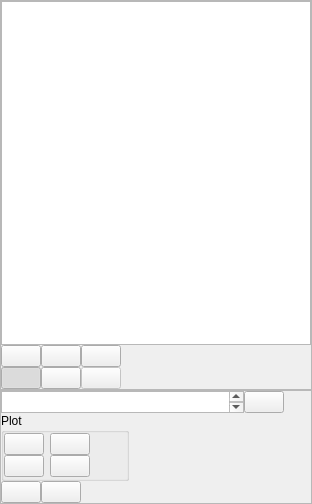
<?xml version="1.0" encoding="UTF-8"?>
<ui version="4.0">
 <class>Form</class>
 <widget class="QWidget" name="Form">
  <property name="geometry">
   <rect>
    <x>0</x>
    <y>0</y>
    <width>312</width>
    <height>504</height>
   </rect>
  </property>
  <property name="windowTitle">
   <string>Form</string>
  </property>
  <layout class="QVBoxLayout" name="verticalLayout_4">
   <property name="spacing">
    <number>0</number>
   </property>
   <property name="leftMargin">
    <number>0</number>
   </property>
   <property name="topMargin">
    <number>0</number>
   </property>
   <property name="rightMargin">
    <number>0</number>
   </property>
   <property name="bottomMargin">
    <number>0</number>
   </property>
   <item>
    <widget class="QScrollArea" name="scrollArea">
     <property name="widgetResizable">
      <bool>true</bool>
     </property>
     <widget class="QWidget" name="scrollAreaWidgetContents">
      <property name="geometry">
       <rect>
        <x>0</x>
        <y>0</y>
        <width>310</width>
        <height>502</height>
       </rect>
      </property>
      <layout class="QVBoxLayout" name="verticalLayout_2">
       <property name="spacing">
        <number>0</number>
       </property>
       <property name="leftMargin">
        <number>0</number>
       </property>
       <property name="topMargin">
        <number>0</number>
       </property>
       <property name="rightMargin">
        <number>0</number>
       </property>
       <property name="bottomMargin">
        <number>0</number>
       </property>
       <item>
        <layout class="QVBoxLayout" name="verticalLayout_3">
         <property name="spacing">
          <number>0</number>
         </property>
         <item>
          <layout class="QVBoxLayout" name="verticalLayout">
           <property name="spacing">
            <number>0</number>
           </property>
           <item>
            <widget class="QListWidget" name="list_widget_clicked_points">
             <property name="sizePolicy">
              <sizepolicy hsizetype="Preferred" vsizetype="Preferred">
               <horstretch>1</horstretch>
               <verstretch>10</verstretch>
              </sizepolicy>
             </property>
             <property name="contextMenuPolicy">
              <enum>Qt::NoContextMenu</enum>
             </property>
             <property name="dragDropOverwriteMode">
              <bool>false</bool>
             </property>
             <property name="selectionMode">
              <enum>QAbstractItemView::ExtendedSelection</enum>
             </property>
             <property name="selectionBehavior">
              <enum>QAbstractItemView::SelectRows</enum>
             </property>
             <property name="viewMode">
              <enum>QListView::ListMode</enum>
             </property>
             <property name="uniformItemSizes">
              <bool>false</bool>
             </property>
             <property name="selectionRectVisible">
              <bool>false</bool>
             </property>
            </widget>
           </item>
           <item>
            <layout class="QGridLayout" name="gridLayout_4">
             <property name="spacing">
              <number>0</number>
             </property>
             <item row="1" column="2">
              <widget class="QPushButton" name="push_button_list_point_add_la_lo">
               <property name="enabled">
                <bool>false</bool>
               </property>
               <property name="sizePolicy">
                <sizepolicy hsizetype="Fixed" vsizetype="Fixed">
                 <horstretch>0</horstretch>
                 <verstretch>0</verstretch>
                </sizepolicy>
               </property>
               <property name="toolTip">
                <string>Lon/Lat</string>
               </property>
               <property name="toolTipDuration">
                <number>3000</number>
               </property>
               <property name="text">
                <string/>
               </property>
               <property name="icon">
                <iconset resource="../../../resources/qrc/icons_128.qrc">
                 <normaloff>:/icons/128/coordinate_geo_gray.png</normaloff>
                 <activeon>:/icons/128/coordinate_geo_amber.png</activeon>:/icons/128/coordinate_geo_gray.png</iconset>
               </property>
               <property name="iconSize">
                <size>
                 <width>20</width>
                 <height>20</height>
                </size>
               </property>
               <property name="checkable">
                <bool>true</bool>
               </property>
               <attribute name="buttonGroup">
                <string notr="true">button_group_list_point_add</string>
               </attribute>
              </widget>
             </item>
             <item row="1" column="1">
              <widget class="QPushButton" name="push_button_list_point_add_id">
               <property name="sizePolicy">
                <sizepolicy hsizetype="Fixed" vsizetype="Fixed">
                 <horstretch>0</horstretch>
                 <verstretch>0</verstretch>
                </sizepolicy>
               </property>
               <property name="toolTip">
                <string>Point ID</string>
               </property>
               <property name="toolTipDuration">
                <number>3000</number>
               </property>
               <property name="text">
                <string/>
               </property>
               <property name="icon">
                <iconset resource="../../../resources/qrc/icons_128.qrc">
                 <normaloff>:/icons/128/id_gray.png</normaloff>
                 <activeon>:/icons/128/id_blue.png</activeon>:/icons/128/id_gray.png</iconset>
               </property>
               <property name="iconSize">
                <size>
                 <width>20</width>
                 <height>20</height>
                </size>
               </property>
               <property name="checkable">
                <bool>true</bool>
               </property>
               <attribute name="buttonGroup">
                <string notr="true">button_group_list_point_add</string>
               </attribute>
              </widget>
             </item>
             <item row="0" column="1">
              <widget class="QPushButton" name="push_button_list_point_clear">
               <property name="sizePolicy">
                <sizepolicy hsizetype="Fixed" vsizetype="Fixed">
                 <horstretch>0</horstretch>
                 <verstretch>0</verstretch>
                </sizepolicy>
               </property>
               <property name="toolTip">
                <string>Clear list</string>
               </property>
               <property name="toolTipDuration">
                <number>3000</number>
               </property>
               <property name="text">
                <string/>
               </property>
               <property name="icon">
                <iconset resource="../../../resources/qrc/icons_128.qrc">
                 <normaloff>:/icons/128/record_delete_all_gray.png</normaloff>:/icons/128/record_delete_all_gray.png</iconset>
               </property>
               <property name="iconSize">
                <size>
                 <width>20</width>
                 <height>20</height>
                </size>
               </property>
              </widget>
             </item>
             <item row="0" column="0">
              <widget class="QPushButton" name="push_button_list_point_delete">
               <property name="sizePolicy">
                <sizepolicy hsizetype="Fixed" vsizetype="Fixed">
                 <horstretch>0</horstretch>
                 <verstretch>0</verstretch>
                </sizepolicy>
               </property>
               <property name="toolTip">
                <string>Delete item</string>
               </property>
               <property name="toolTipDuration">
                <number>3000</number>
               </property>
               <property name="text">
                <string/>
               </property>
               <property name="icon">
                <iconset resource="../../../resources/qrc/icons_128.qrc">
                 <normaloff>:/icons/128/record_delete_gray.png</normaloff>:/icons/128/record_delete_gray.png</iconset>
               </property>
               <property name="iconSize">
                <size>
                 <width>20</width>
                 <height>20</height>
                </size>
               </property>
              </widget>
             </item>
             <item row="0" column="2">
              <widget class="QPushButton" name="push_button_list_point_plot">
               <property name="sizePolicy">
                <sizepolicy hsizetype="Fixed" vsizetype="Fixed">
                 <horstretch>0</horstretch>
                 <verstretch>0</verstretch>
                </sizepolicy>
               </property>
               <property name="toolTip">
                <string>Plot item</string>
               </property>
               <property name="toolTipDuration">
                <number>3000</number>
               </property>
               <property name="text">
                <string/>
               </property>
               <property name="icon">
                <iconset resource="../../../resources/qrc/icons_128.qrc">
                 <normaloff>:/icons/128/plot_gray.png</normaloff>:/icons/128/plot_gray.png</iconset>
               </property>
               <property name="iconSize">
                <size>
                 <width>20</width>
                 <height>20</height>
                </size>
               </property>
              </widget>
             </item>
             <item row="1" column="0">
              <widget class="QPushButton" name="push_button_list_point_add_ra_az">
               <property name="sizePolicy">
                <sizepolicy hsizetype="Fixed" vsizetype="Fixed">
                 <horstretch>0</horstretch>
                 <verstretch>0</verstretch>
                </sizepolicy>
               </property>
               <property name="toolTip">
                <string>Range/Azimuth coordinates</string>
               </property>
               <property name="toolTipDuration">
                <number>3000</number>
               </property>
               <property name="text">
                <string/>
               </property>
               <property name="icon">
                <iconset resource="../../../resources/qrc/icons_128.qrc">
                 <normaloff>:/icons/128/coordinate_image_gray.png</normaloff>
                 <activeon>:/icons/128/coordinate_image_blue.png</activeon>:/icons/128/coordinate_image_gray.png</iconset>
               </property>
               <property name="iconSize">
                <size>
                 <width>20</width>
                 <height>20</height>
                </size>
               </property>
               <property name="checkable">
                <bool>true</bool>
               </property>
               <property name="checked">
                <bool>true</bool>
               </property>
               <attribute name="buttonGroup">
                <string notr="true">button_group_list_point_add</string>
               </attribute>
              </widget>
             </item>
             <item row="1" column="3">
              <spacer name="horizontalSpacer_3">
               <property name="orientation">
                <enum>Qt::Horizontal</enum>
               </property>
               <property name="sizeHint" stdset="0">
                <size>
                 <width>40</width>
                 <height>20</height>
                </size>
               </property>
              </spacer>
             </item>
            </layout>
           </item>
          </layout>
         </item>
         <item>
          <widget class="QFrame" name="frame">
           <property name="sizePolicy">
            <sizepolicy hsizetype="Preferred" vsizetype="Fixed">
             <horstretch>0</horstretch>
             <verstretch>1</verstretch>
            </sizepolicy>
           </property>
           <property name="frameShape">
            <enum>QFrame::StyledPanel</enum>
           </property>
           <property name="frameShadow">
            <enum>QFrame::Raised</enum>
           </property>
           <layout class="QGridLayout" name="gridLayout">
            <property name="leftMargin">
             <number>0</number>
            </property>
            <property name="topMargin">
             <number>0</number>
            </property>
            <property name="rightMargin">
             <number>0</number>
            </property>
            <property name="bottomMargin">
             <number>0</number>
            </property>
            <item row="0" column="0">
             <layout class="QHBoxLayout" name="horizontalLayout_2">
              <property name="spacing">
               <number>0</number>
              </property>
             </layout>
            </item>
           </layout>
          </widget>
         </item>
         <item>
          <layout class="QHBoxLayout" name="horizontalLayout">
           <property name="spacing">
            <number>0</number>
           </property>
           <item>
            <widget class="QTextEdit" name="text_edit_list_point_add">
             <property name="sizePolicy">
              <sizepolicy hsizetype="Fixed" vsizetype="Preferred">
               <horstretch>0</horstretch>
               <verstretch>0</verstretch>
              </sizepolicy>
             </property>
             <property name="minimumSize">
              <size>
               <width>20</width>
               <height>20</height>
              </size>
             </property>
            </widget>
           </item>
           <item>
            <widget class="QPushButton" name="push_button_list_point_add">
             <property name="sizePolicy">
              <sizepolicy hsizetype="Fixed" vsizetype="Fixed">
               <horstretch>0</horstretch>
               <verstretch>0</verstretch>
              </sizepolicy>
             </property>
             <property name="toolTip">
              <string>Add points to list</string>
             </property>
             <property name="toolTipDuration">
              <number>3000</number>
             </property>
             <property name="text">
              <string/>
             </property>
             <property name="icon">
              <iconset resource="../../../resources/qrc/icons_128.qrc">
               <normaloff>:/icons/128/record_add_gray.png</normaloff>:/icons/128/record_add_gray.png</iconset>
             </property>
             <property name="iconSize">
              <size>
               <width>20</width>
               <height>20</height>
              </size>
             </property>
            </widget>
           </item>
           <item>
            <spacer name="horizontalSpacer_2">
             <property name="orientation">
              <enum>Qt::Horizontal</enum>
             </property>
             <property name="sizeHint" stdset="0">
              <size>
               <width>40</width>
               <height>20</height>
              </size>
             </property>
            </spacer>
           </item>
          </layout>
         </item>
         <item>
          <layout class="QVBoxLayout" name="verticalLayout_5">
           <property name="spacing">
            <number>0</number>
           </property>
           <item>
            <layout class="QHBoxLayout" name="horizontalLayout_3">
             <property name="spacing">
              <number>0</number>
             </property>
             <item>
              <widget class="QGroupBox" name="tab_map_groupBox_snipping_3">
               <property name="sizePolicy">
                <sizepolicy hsizetype="Fixed" vsizetype="Fixed">
                 <horstretch>0</horstretch>
                 <verstretch>0</verstretch>
                </sizepolicy>
               </property>
               <property name="title">
                <string>Plot</string>
               </property>
               <layout class="QGridLayout" name="gridLayout_2">
                <property name="leftMargin">
                 <number>0</number>
                </property>
                <property name="topMargin">
                 <number>0</number>
                </property>
                <property name="rightMargin">
                 <number>0</number>
                </property>
                <property name="bottomMargin">
                 <number>0</number>
                </property>
                <item row="0" column="0">
                 <layout class="QGridLayout" name="gridLayout_3">
                  <property name="horizontalSpacing">
                   <number>-1</number>
                  </property>
                  <property name="verticalSpacing">
                   <number>0</number>
                  </property>
                  <item row="0" column="0">
                   <widget class="QPushButton" name="push_button_plot_hover">
                    <property name="sizePolicy">
                     <sizepolicy hsizetype="Fixed" vsizetype="Fixed">
                      <horstretch>0</horstretch>
                      <verstretch>0</verstretch>
                     </sizepolicy>
                    </property>
                    <property name="toolTip">
                     <string>Hover on the map</string>
                    </property>
                    <property name="toolTipDuration">
                     <number>3000</number>
                    </property>
                    <property name="text">
                     <string/>
                    </property>
                    <property name="icon">
                     <iconset resource="../../../resources/qrc/icons_128.qrc">
                      <normaloff>:/icons/128/hover_gray.png</normaloff>
                      <activeon>:/icons/128/hover_amber.png</activeon>:/icons/128/hover_gray.png</iconset>
                    </property>
                    <property name="iconSize">
                     <size>
                      <width>20</width>
                      <height>20</height>
                     </size>
                    </property>
                    <property name="checkable">
                     <bool>true</bool>
                    </property>
                   </widget>
                  </item>
                  <item row="0" column="2">
                   <widget class="QPushButton" name="push_botton_marker_increase">
                    <property name="enabled">
                     <bool>true</bool>
                    </property>
                    <property name="sizePolicy">
                     <sizepolicy hsizetype="Fixed" vsizetype="Fixed">
                      <horstretch>0</horstretch>
                      <verstretch>0</verstretch>
                     </sizepolicy>
                    </property>
                    <property name="minimumSize">
                     <size>
                      <width>20</width>
                      <height>20</height>
                     </size>
                    </property>
                    <property name="maximumSize">
                     <size>
                      <width>30</width>
                      <height>20</height>
                     </size>
                    </property>
                    <property name="font">
                     <font>
                      <pointsize>12</pointsize>
                      <underline>false</underline>
                      <strikeout>false</strikeout>
                      <kerning>true</kerning>
                     </font>
                    </property>
                    <property name="toolTip">
                     <string>Increase clicked marke size</string>
                    </property>
                    <property name="toolTipDuration">
                     <number>3000</number>
                    </property>
                    <property name="autoFillBackground">
                     <bool>false</bool>
                    </property>
                    <property name="text">
                     <string/>
                    </property>
                    <property name="icon">
                     <iconset resource="../../../resources/qrc/icons_128.qrc">
                      <normaloff>:/icons/128/marker_size_increase.png</normaloff>:/icons/128/marker_size_increase.png</iconset>
                    </property>
                    <property name="iconSize">
                     <size>
                      <width>20</width>
                      <height>20</height>
                     </size>
                    </property>
                    <property name="flat">
                     <bool>true</bool>
                    </property>
                   </widget>
                  </item>
                  <item row="2" column="0">
                   <widget class="QPushButton" name="push_button_plot_hold">
                    <property name="sizePolicy">
                     <sizepolicy hsizetype="Fixed" vsizetype="Fixed">
                      <horstretch>0</horstretch>
                      <verstretch>0</verstretch>
                     </sizepolicy>
                    </property>
                    <property name="toolTip">
                     <string>Hold on plot</string>
                    </property>
                    <property name="toolTipDuration">
                     <number>3000</number>
                    </property>
                    <property name="text">
                     <string/>
                    </property>
                    <property name="icon">
                     <iconset resource="../../../resources/qrc/icons_128.qrc">
                      <normaloff>:/icons/128/hold_on_gray.png</normaloff>
                      <activeon>:/icons/128/hold_on_amber.png</activeon>:/icons/128/hold_on_gray.png</iconset>
                    </property>
                    <property name="iconSize">
                     <size>
                      <width>20</width>
                      <height>20</height>
                     </size>
                    </property>
                    <property name="checkable">
                     <bool>true</bool>
                    </property>
                    <property name="checked">
                     <bool>false</bool>
                    </property>
                   </widget>
                  </item>
                  <item row="2" column="2">
                   <widget class="QPushButton" name="push_botton_marker_decrease">
                    <property name="enabled">
                     <bool>true</bool>
                    </property>
                    <property name="sizePolicy">
                     <sizepolicy hsizetype="Fixed" vsizetype="Fixed">
                      <horstretch>0</horstretch>
                      <verstretch>0</verstretch>
                     </sizepolicy>
                    </property>
                    <property name="minimumSize">
                     <size>
                      <width>20</width>
                      <height>20</height>
                     </size>
                    </property>
                    <property name="maximumSize">
                     <size>
                      <width>20</width>
                      <height>30</height>
                     </size>
                    </property>
                    <property name="font">
                     <font>
                      <pointsize>10</pointsize>
                      <underline>false</underline>
                      <strikeout>false</strikeout>
                      <kerning>true</kerning>
                     </font>
                    </property>
                    <property name="toolTip">
                     <string>Decrease clicked marke size</string>
                    </property>
                    <property name="toolTipDuration">
                     <number>3000</number>
                    </property>
                    <property name="autoFillBackground">
                     <bool>false</bool>
                    </property>
                    <property name="text">
                     <string/>
                    </property>
                    <property name="icon">
                     <iconset resource="../../../resources/qrc/icons_128.qrc">
                      <normaloff>:/icons/128/marker_size_decrease.png</normaloff>:/icons/128/marker_size_decrease.png</iconset>
                    </property>
                    <property name="iconSize">
                     <size>
                      <width>20</width>
                      <height>20</height>
                     </size>
                    </property>
                    <property name="flat">
                     <bool>true</bool>
                    </property>
                   </widget>
                  </item>
                  <item row="2" column="1">
                   <widget class="QPushButton" name="push_button_plot_snap_2nd_order">
                    <property name="sizePolicy">
                     <sizepolicy hsizetype="Fixed" vsizetype="Fixed">
                      <horstretch>0</horstretch>
                      <verstretch>0</verstretch>
                     </sizepolicy>
                    </property>
                    <property name="toolTip">
                     <string>Snap to 2nd order points</string>
                    </property>
                    <property name="toolTipDuration">
                     <number>3000</number>
                    </property>
                    <property name="text">
                     <string/>
                    </property>
                    <property name="icon">
                     <iconset resource="../../../resources/qrc/icons_128.qrc">
                      <normaloff>:/icons/128/marker_snap_2nd_order_gray.png</normaloff>
                      <activeon>:/icons/128/marker_snap_2nd_order_amber.png</activeon>:/icons/128/marker_snap_2nd_order_gray.png</iconset>
                    </property>
                    <property name="iconSize">
                     <size>
                      <width>20</width>
                      <height>20</height>
                     </size>
                    </property>
                    <property name="checkable">
                     <bool>true</bool>
                    </property>
                   </widget>
                  </item>
                  <item row="0" column="1">
                   <widget class="QPushButton" name="push_button_plot_snap_1st_order">
                    <property name="sizePolicy">
                     <sizepolicy hsizetype="Fixed" vsizetype="Fixed">
                      <horstretch>0</horstretch>
                      <verstretch>0</verstretch>
                     </sizepolicy>
                    </property>
                    <property name="toolTip">
                     <string>Snap to 1st order points</string>
                    </property>
                    <property name="toolTipDuration">
                     <number>3000</number>
                    </property>
                    <property name="text">
                     <string/>
                    </property>
                    <property name="icon">
                     <iconset resource="../../../resources/qrc/icons_128.qrc">
                      <normaloff>:/icons/128/marker_snap_1st_order_gray.png</normaloff>
                      <activeon>:/icons/128/marker_snap_1st_order_amber.png</activeon>:/icons/128/marker_snap_1st_order_gray.png</iconset>
                    </property>
                    <property name="iconSize">
                     <size>
                      <width>20</width>
                      <height>20</height>
                     </size>
                    </property>
                    <property name="checkable">
                     <bool>true</bool>
                    </property>
                   </widget>
                  </item>
                 </layout>
                </item>
               </layout>
              </widget>
             </item>
             <item>
              <spacer name="horizontalSpacer_4">
               <property name="orientation">
                <enum>Qt::Horizontal</enum>
               </property>
               <property name="sizeHint" stdset="0">
                <size>
                 <width>40</width>
                 <height>20</height>
                </size>
               </property>
              </spacer>
             </item>
            </layout>
           </item>
           <item>
            <layout class="QHBoxLayout" name="horizontalLayout_5">
             <property name="spacing">
              <number>0</number>
             </property>
             <item>
              <widget class="QPushButton" name="push_botton_plot_clear">
               <property name="sizePolicy">
                <sizepolicy hsizetype="Fixed" vsizetype="Fixed">
                 <horstretch>0</horstretch>
                 <verstretch>0</verstretch>
                </sizepolicy>
               </property>
               <property name="contextMenuPolicy">
                <enum>Qt::ActionsContextMenu</enum>
               </property>
               <property name="toolTip">
                <string>Clear plot</string>
               </property>
               <property name="toolTipDuration">
                <number>3000</number>
               </property>
               <property name="text">
                <string/>
               </property>
               <property name="icon">
                <iconset resource="../../../resources/qrc/icons_128.qrc">
                 <normaloff>:/icons/128/plot_clear_gray.png</normaloff>
                 <activeon>:/icons/128/plot_clear_amber.png</activeon>:/icons/128/plot_clear_gray.png</iconset>
               </property>
               <property name="iconSize">
                <size>
                 <width>20</width>
                 <height>20</height>
                </size>
               </property>
              </widget>
             </item>
             <item>
              <widget class="QPushButton" name="push_botton_reset_reference">
               <property name="sizePolicy">
                <sizepolicy hsizetype="Fixed" vsizetype="Fixed">
                 <horstretch>0</horstretch>
                 <verstretch>0</verstretch>
                </sizepolicy>
               </property>
               <property name="contextMenuPolicy">
                <enum>Qt::ActionsContextMenu</enum>
               </property>
               <property name="toolTip">
                <string>Reset reference</string>
               </property>
               <property name="toolTipDuration">
                <number>3000</number>
               </property>
               <property name="text">
                <string/>
               </property>
               <property name="icon">
                <iconset resource="../../../resources/qrc/icons_128.qrc">
                 <normaloff>:/icons/128/reference_clear_gray.png</normaloff>
                 <activeon>:/icons/128/reference_clear_amber.png</activeon>:/icons/128/reference_clear_gray.png</iconset>
               </property>
               <property name="iconSize">
                <size>
                 <width>20</width>
                 <height>20</height>
                </size>
               </property>
              </widget>
             </item>
             <item>
              <spacer name="horizontalSpacer">
               <property name="orientation">
                <enum>Qt::Horizontal</enum>
               </property>
               <property name="sizeHint" stdset="0">
                <size>
                 <width>40</width>
                 <height>20</height>
                </size>
               </property>
              </spacer>
             </item>
            </layout>
           </item>
          </layout>
         </item>
        </layout>
       </item>
      </layout>
     </widget>
    </widget>
   </item>
  </layout>
 </widget>
 <resources>
  <include location="../../../resources/qrc/icons_128.qrc"/>
 </resources>
 <connections/>
 <buttongroups>
  <buttongroup name="button_group_list_point_add"/>
 </buttongroups>
</ui>
